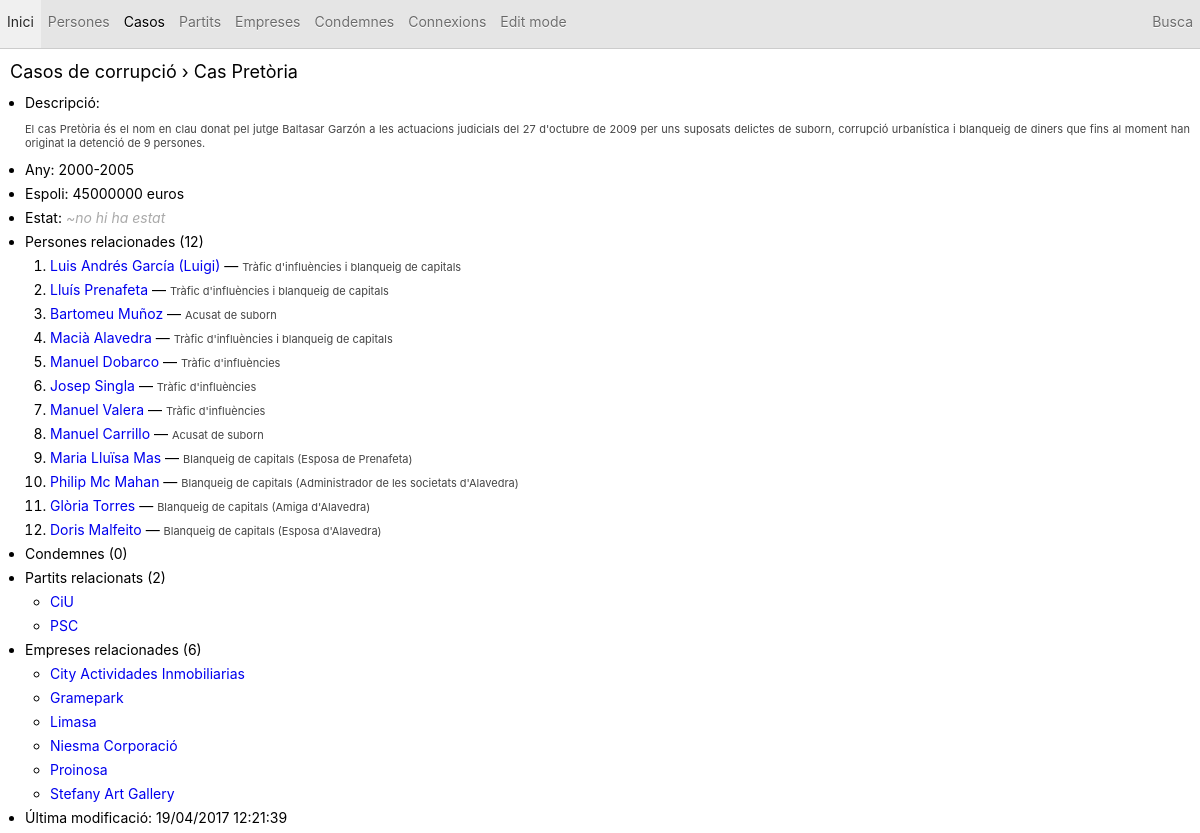
/cas.php?id=16, run on the app's committed database.
### tables this page shows
CREATE TABLE `casos` (
  `id` int(11) NOT NULL AUTO_INCREMENT,
  `nom` text NOT NULL,
  `espoli` float NOT NULL,
  `any` text NOT NULL,
  `estat` text NOT NULL,
  `modificacio` timestamp NOT NULL DEFAULT CURRENT_TIMESTAMP ON UPDATE CURRENT_TIMESTAMP,
  `descripcio` text NOT NULL,
  PRIMARY KEY (`id`)
);

CREATE TABLE `relacions_persona_cas` (
  `id` int(11) NOT NULL AUTO_INCREMENT,
  `persona_id` int(11) NOT NULL,
  `cas_id` int(11) NOT NULL,
  `descripcio` text NOT NULL,
  `ordre` int(11) NOT NULL,
  PRIMARY KEY (`id`)
);

CREATE TABLE `persones` (
  `id` int(11) NOT NULL AUTO_INCREMENT,
  `nom` text NOT NULL,
  `naixement` date NOT NULL,
  `modificacio` timestamp NOT NULL DEFAULT CURRENT_TIMESTAMP ON UPDATE CURRENT_TIMESTAMP,
  PRIMARY KEY (`id`)
);

CREATE TABLE `partits` (
  `id` int(11) NOT NULL AUTO_INCREMENT,
  `nom` text NOT NULL,
  `nom_llarg` text NOT NULL,
  `modificacio` timestamp NOT NULL DEFAULT CURRENT_TIMESTAMP ON UPDATE CURRENT_TIMESTAMP,
  `descripcio` text NOT NULL,
  PRIMARY KEY (`id`)
);

CREATE TABLE `empreses` (
  `id` int(11) NOT NULL AUTO_INCREMENT,
  `nom` text NOT NULL,
  `modificacio` timestamp NOT NULL DEFAULT CURRENT_TIMESTAMP ON UPDATE CURRENT_TIMESTAMP,
  `descripcio` text NOT NULL,
  PRIMARY KEY (`id`)
);

### cas.php (the view, shortened to what this page needs)
<!doctype html><html><head>
	<?php include'imports.php'?>
	<?php
		$id=$_GET['id'] or die('cas id no especificat');
		$sql="SELECT * FROM casos WHERE id=$id";
		$res=$mysql->query($sql) or die(mysqli_error($mysql));
		$row=mysqli_fetch_assoc($res);
		$cas=new stdclass;
		$cas->id=$row['id'];
		$cas->nom=$row['nom'];
		$cas->espoli=$row['espoli'];
		$cas->any=$row['any'];
		$cas->estat=$row['estat'];
		$cas->modificacio=$row['modificacio'];
		$cas->descripcio=$row['descripcio'];
	?>
</head><body>
<?php include'navbar.php'?>
<h1>
	<span onclick=window.location='casos.php'>Casos de corrupció</span> &rsaquo; <?php echo $cas->nom ?>
</h1>
<ul>
	<li>
		Descripció:
		<p class=descripcio>
			<?php
				if(trim($cas->descripcio)=="")
				{
					echo "<i class=blanc>~no hi ha descripció</i>";
				}
				else
				{
					echo $cas->descripcio;
				}
					?>
		</p>
	</li>
	<li>
		Any: <?php echo $cas->any ?>
	</li>
	<li>
		Espoli:
		<?php echo $cas->espoli ?> euros
	</li>
	<li>
		Estat:
		<?php
			if($cas->estat=="")
			{
				echo "<span class=blanc>~no hi ha estat</span>";
			}
			else {
				echo $cas->estat;
			}
		?>
	</li>
	<li>
		<?php
			$sql="
				SELECT rel.id, rel.persona_id, rel.descripcio, rel.ordre, persones.nom
				FROM relacions_persona_cas AS rel, persones
				WHERE
					rel.persona_id=persones.id
					AND rel.cas_id=$cas->id
				ORDER BY ordre
				";
			$res=$mysql->query($sql) or die(mysqli_error($mysql));
			$n=mysqli_num_rows($res);
		?>
		Persones relacionades (<?php echo $n ?>)
		<ul style=list-style-type:decimal>
			<?php
				while($row=mysqli_fetch_assoc($res))
				{
					$nom=$row['nom'];
					$persona_id=$row['persona_id'];
					$descripcio=$row['descripcio']=="" ? "<i class=blanc>~no hi ha descripció</i>" : $row['descripcio'];
					echo "<li>";
					echo "
						<a href=persona.php?id=$persona_id>$nom</a>
						&mdash;
						<span class=descripcio>$descripcio</span>
					";
				}
			?>
		</ul>
	</li>
	<li>
		<?php
			$sql="
				SELECT
					condemnes.id,
					condemnes.anys_de_preso,
					condemnes.any,
					condemnes.delictes,
					persones.nom AS persona,
					rel.persona_id
				FROM condemnes, persones, relacions_persona_cas AS rel
				WHERE
					condemnes.relacio_persona_cas_id=rel.id
					AND rel.persona_id=persones.id
					AND rel.cas_id=$cas->id
				";
			$res=$mysql->query($sql) or die(mysqli_error($mysql));
			$n=mysqli_num_rows($res);
		?>
		Condemnes (<?php echo $n ?>)
	</li>
	<li>
		<?php
			$sql="
				SELECT
					partits.id AS partit_id,
					partits.nom AS partit,
					persones.nom AS persona
				FROM
					relacions_persona_cas    AS rel_pc,
					relacions_persona_partit AS rel_pp,
					partits,
					persones
				WHERE
					rel_pc.cas_id     = $cas->id          AND
					rel_pc.persona_id = rel_pp.persona_id AND
					partits.id        = rel_pp.partit_id  AND
					persones.id       = rel_pp.persona_id
				GROUP BY partit
			";
			$res=$mysql->query($sql) or die(mysqli_error($mysql));
			$n=mysqli_num_rows($res);
		?>
		Partits relacionats (<?php echo $n ?>)
		<ul>
			<?php
				while($row=mysqli_fetch_assoc($res))
				{
					$partit_id=$row['partit_id'];
					$partit=$row['partit'];
					echo "<li>
						<a href=partit.php?id=$partit_id>$partit</a>
					";
				}
			?>
		</ul>
	</li>
	<li>
		<?php
			$sql="
				SELECT
					empreses.id  AS empresa_id,
					empreses.nom AS empresa,
					persones.nom AS persona
				FROM
					relacions_persona_cas     AS rel_pc,
					relacions_persona_empresa AS rel_pe,
					empreses,
					persones
				WHERE
					rel_pc.cas_id     = $cas->id          AND
					rel_pc.persona_id = rel_pe.persona_id AND
					empreses.id       = rel_pe.empresa_id AND
					persones.id       = rel_pe.persona_id
				GROUP BY empresa
			";
			$res=$mysql->query($sql) or die(mysqli_error($mysql));
			$n=mysqli_num_rows($res);
		?>
		Empreses relacionades (<?php echo $n ?>)
		<ul>
		<?php
			while($row=mysqli_fetch_assoc($res))
			{
				$empresa_id=$row['empresa_id'];
				$empresa=$row['empresa'];
				echo "<li>
					<a href=empresa.php?id=$empresa_id>$empresa</a>
				";
			}
		?>
		</ul>
	</li>
	<li>
		Última modificació: <?php echo date("d/m/Y H:i:s",strtotime($cas->modificacio)) ?>
	</li>
</ul>

### css.css (style rules this page uses)
body { margin:0 auto; overflow-y:scroll; font-family:"Palatino Linotype", "Book Antiqua", Palatino, serif; font-family:"Trebuchet MS", Helvetica, sans-serif; font-family:"San Francisco", -apple-system, system-ui, ".SFNSText-Regular", sans-serif; font-size:14px; }
h1,h2,h3 { font-weight:normal; padding-left:10px; }
h1 { font-size:18px }
p { text-align:justify; padding-right:10px; }
ul { margin:0; padding-left:25px; }
li { margin-top:0.5em; margin-bottom:0.5em; }
a { text-decoration:none }
span[onclick] { cursor:pointer }
.descripcio { color:#444; font-size:11px; }
.blanc { font-style:italic; color:#aaa; }

### data on the page
casos: nom "Cas Pretòria", descripcio "El cas Pretòria és el nom en clau donat pel jutge Baltasar Garzón a les actuacions judicials del 27 d'octubre de 2009 per uns suposats delictes de suborn, corrupció urbanística i blanqueig de diners que fins al moment han originat la detenció de 9 persones.", any "2000-2005", espoli "45000000", modificacio "19/04/2017 12:21:39"
relacions_persona_cas: persones.nom "Luis Andrés García (Luigi)", descripcio "Tràfic d'influències i blanqueig de capitals"
relacions_persona_cas: persones.nom "Lluís Prenafeta", descripcio "Tràfic d'influències i blanqueig de capitals"
relacions_persona_cas: persones.nom "Bartomeu Muñoz", descripcio "Acusat de suborn"
relacions_persona_cas: persones.nom "Macià Alavedra", descripcio "Tràfic d'influències i blanqueig de capitals"
relacions_persona_cas: persones.nom "Manuel Dobarco", descripcio "Tràfic d'influències"
relacions_persona_cas: persones.nom "Josep Singla", descripcio "Tràfic d'influències"
relacions_persona_cas: persones.nom "Manuel Valera", descripcio "Tràfic d'influències"
relacions_persona_cas: persones.nom "Manuel Carrillo", descripcio "Acusat de suborn"
relacions_persona_cas: persones.nom "Maria Lluïsa Mas", descripcio "Blanqueig de capitals (Esposa de Prenafeta)"
relacions_persona_cas: persones.nom "Philip Mc Mahan", descripcio "Blanqueig de capitals (Administrador de les societats d'Alavedra)"
relacions_persona_cas: persones.nom "Glòria Torres", descripcio "Blanqueig de capitals (Amiga d'Alavedra)"
relacions_persona_cas: persones.nom "Doris Malfeito", descripcio "Blanqueig de capitals (Esposa d'Alavedra)"
partits: nom "CiU"
partits: nom "PSC"
empreses: nom "City Actividades Inmobiliarias"
empreses: nom "Gramepark"
empreses: nom "Limasa"
empreses: nom "Niesma Corporació"
empreses: nom "Proinosa"
empreses: nom "Stefany Art Gallery"

### other printed values
$n "12"
$n "0"
$n "2"
$n "6"
